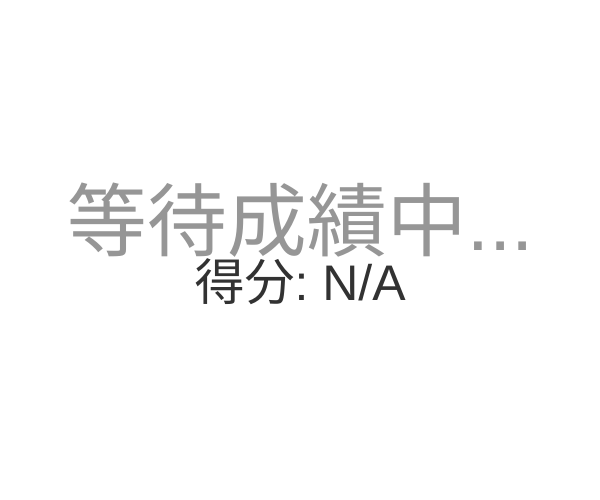
Frame 1 (no input)
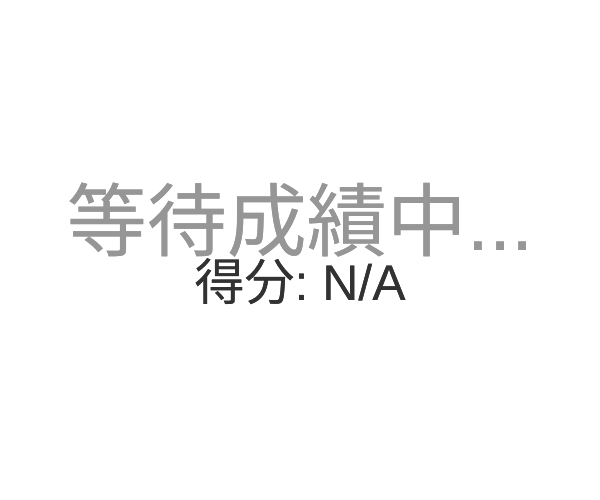
Frame 2 (the mouse pressed at the canvas centre, redrawn once)

The p5.js sketch that drew these frames (run headless with seeded random() and noise() and a simulated clock; the mouse was pressed at the canvas centre and the sketch redrawn once):

// p5.js sketch
// ── sketch.js
// =================================================================
// 步驟一：成績數據接收與全域變數
// -----------------------------------------------------------------

// 確保這是全域變數，用於儲存 H5P 傳來的分數
let finalScore = 0; 
let maxScore = 0;
let scoreText = ""; 

// 監聽來自 H5P 內容的 postMessage
window.addEventListener('message', function (event) {
    // 這裡可以加入更嚴格的來源驗證 (event.origin)
    const data = event.data;
    
    if (data && data.type === 'H5P_SCORE_RESULT') {
        
        // !!! 關鍵步驟：更新全域變數 !!!
        finalScore = data.score; 
        maxScore = data.maxScore;
        scoreText = `最終成績分數: ${finalScore}/${maxScore}`;
        
        console.log("新的分數已接收:", scoreText); 
        
        // 呼叫重新繪製，強制 draw() 執行一次來處理新的分數
        if (typeof redraw === 'function') {
            redraw(); 
        }
    }
}, false);


// =================================================================
// 步驟二：p5.js setup/draw 核心功能
// -----------------------------------------------------------------

let fireworks = []; // 儲存所有煙火物件的陣列
let gravity;        // 定義重力向量
let showFireworks = false; // 新增狀態變數來控制是否進入煙火模式

function setup() { 
    // 建立畫布，通常設定為頁面的一半大小以適應嵌入
    createCanvas(windowWidth / 2, windowHeight / 2); 
    
    // 初始背景設為白色
    background(255); 
    
    // 初始時停止循環，等待分數傳入
    noLoop(); 
    
    // 煙火設定
    gravity = createVector(0, 0.2); // 定義重力
    colorMode(HSB); // 使用 HSB 顏色模式方便隨機生成顏色
} 

function draw() { 
    
    let percentage = (maxScore > 0) ? (finalScore / maxScore) * 100 : 0;
    
    // -----------------------------------------------------------------
    // C. 煙火和循環控制邏輯
    // -----------------------------------------------------------------
    
    // 判斷是否應該進入煙火模式
    if (percentage >= 90) {
        // 分數達標：進入煙火模式
        showFireworks = true;
        loop(); // 確保循環啟動
        
        // 設置夜空背景 (半透明黑色，創造拖尾效果)
        background(0, 0, 0, 25); 
        
        // 隨機發射新的煙火 (例如每 30 幀有 5% 的機會發射)
        if (frameCount % 30 === 0 && random(1) < 0.05) {
            fireworks.push(new Firework());
        }
    } else {
        // 分數未達標：退出煙火模式
        if (showFireworks) {
            // 只有在剛切換模式時才清空一次畫布和煙火陣列
            background(255); 
            fireworks = []; 
            showFireworks = false;
        } else if (frameCount < 2) {
            // 確保靜態模式下畫布是乾淨的白色
             background(255); 
        }
        
        // 停止循環
        noLoop(); 
    }

    // 更新和顯示所有煙火
    if (showFireworks) {
        for (let i = fireworks.length - 1; i >= 0; i--) {
            fireworks[i].update();
            fireworks[i].show();
            if (fireworks[i].done()) {
                fireworks.splice(i, 1);
            }
        }
    }
    
    // -----------------------------------------------------------------
    // A. 繪製分數文本
    // -----------------------------------------------------------------
    
    colorMode(RGB); // 將文本顏色模式切回 RGB 以便使用常見的顏色值
    textAlign(CENTER);
    
    // 繪製結果標語
    textSize(80); 
    if (percentage >= 90) {
        fill(0, 200, 50); // 綠色 (在黑夜背景下依然清晰)
        text("恭喜！優異成績！", width / 2, height / 2 - 50);
        
    } else if (percentage >= 60) {
        fill(255, 181, 35); // 黃色
        text("成績良好，請再接再厲。", width / 2, height / 2 - 50);
        
    } else if (percentage > 0) {
        fill(200, 0, 0); // 紅色
        text("需要加強努力！", width / 2, height / 2 - 50);
        
    } else {
        fill(150); // 灰色
        text("等待成績中...", width / 2, height / 2); 
    }

    // 繪製具體分數
    textSize(50);
    // 在煙火模式下使用白色文字，其他模式使用深色文字
    fill(showFireworks ? 255 : 50); 
    let scoreDisplay = (maxScore > 0) ? `${finalScore}/${maxScore}` : 'N/A';
    text(`得分: ${scoreDisplay}`, width / 2, height / 2 + 50);
    
    
    // -----------------------------------------------------------------
    // B. 根據分數觸發不同的幾何圖形反映 (只有在非煙火模式/白天背景下繪製)
    // -----------------------------------------------------------------
    if (!showFireworks) { 
        if (percentage >= 90) {
            // 畫一個大圓圈代表完美 
            fill(0, 200, 50, 150); 
            noStroke();
            circle(width / 2, height / 2 + 150, 150);
            
        } else if (percentage >= 60) {
            // 畫一個方形 
            fill(255, 181, 35, 150);
            rectMode(CENTER);
            rect(width / 2, height / 2 + 150, 150, 150);
        }
    }
}


// =================================================================
// 步驟三：煙火和粒子系統的類別定義 (Firework & Particle)
// -----------------------------------------------------------------

class Particle {
    constructor(x, y, hue, firework) {
        this.pos = createVector(x, y);
        this.firework = firework; 
        this.lifespan = 255;
        this.hu = hue;
        this.acc = createVector(0, 0);

        if (this.firework) {
            this.vel = createVector(0, random(-12, -8));
        } else {
            this.vel = p5.Vector.random2D();
            this.vel.mult(random(0.5, 4));
        }
    }

    applyForce(force) {
        this.acc.add(force);
    }

    update() {
        if (!this.firework) {
            this.vel.mult(0.9);
            this.lifespan -= 4;
        }
        this.vel.add(this.acc);
        this.pos.add(this.vel);
        this.acc.mult(0); 
    }

    done() {
        return this.lifespan < 0;
    }

    show() {
        colorMode(HSB);
        if (!this.firework) {
            // 火花的顯示，顏色帶有透明度
            strokeWeight(2);
            stroke(this.hu, 255, 255, this.lifespan);
        } else {
            // 煙火火箭的顯示
            strokeWeight(4);
            stroke(this.hu, 255, 255);
        }
        point(this.pos.x, this.pos.y);
    }
}

class Firework {
    constructor() {
        this.hu = random(255); 
        this.firework = new Particle(random(width), height, this.hu, true);
        this.exploded = false;
        this.particles = [];
    }

    update() {
        if (!this.exploded) {
            this.firework.applyForce(gravity);
            this.firework.update();

            if (this.firework.vel.y >= 0) {
                this.exploded = true;
                this.explode();
            }
        }

        for (let i = this.particles.length - 1; i >= 0; i--) {
            this.particles[i].applyForce(gravity);
            this.particles[i].update();
            if (this.particles[i].done()) {
                this.particles.splice(i, 1);
            }
        }
    }

    explode() {
        for (let i = 0; i < 100; i++) {
            let p = new Particle(this.firework.pos.x, this.firework.pos.y, this.hu, false);
            this.particles.push(p);
        }
    }

    show() {
        if (!this.exploded) {
            this.firework.show();
        }

        for (let i = 0; i < this.particles.length; i++) {
            this.particles[i].show();
        }
    }

    done() {
        return this.exploded && this.particles.length === 0;
    }
}
